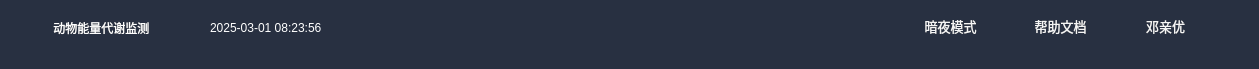
      <widget class="QWidget" name="scrollAreaWidgetContents_2">
       <property name="geometry">
        <rect>
         <x>0</x>
         <y>0</y>
         <width>1259</width>
         <height>69</height>
        </rect>
       </property>
       <property name="styleSheet">
        <string notr="true">background:rgb(40, 48,65);</string>
       </property>
       <widget class="QLabel" name="label">
        <property name="geometry">
         <rect>
          <x>10</x>
          <y>0</y>
          <width>51</width>
          <height>51</height>
         </rect>
        </property>
        <property name="styleSheet">
         <string notr="true"/>
        </property>
        <property name="text">
         <string/>
        </property>
        <property name="pixmap">
         <pixmap resource="resource/mainPage.qrc">:/images/mouse.png</pixmap>
        </property>
        <property name="scaledContents">
         <bool>true</bool>
        </property>
       </widget>
       <widget class="QLabel" name="label_2">
        <property name="geometry">
         <rect>
          <x>50</x>
          <y>20</y>
          <width>161</width>
          <height>16</height>
         </rect>
        </property>
        <property name="styleSheet">
         <string notr="true">color:white;</string>
        </property>
        <property name="text">
         <string> 动物能量代谢监测</string>
        </property>
       </widget>
       <widget class="QPushButton" name="pushButton_2">
        <property name="geometry">
         <rect>
          <x>1120</x>
          <y>0</y>
          <width>91</width>
          <height>51</height>
         </rect>
        </property>
        <property name="sizePolicy">
         <sizepolicy hsizetype="Minimum" vsizetype="Maximum">
          <horstretch>20</horstretch>
          <verstretch>21</verstretch>
         </sizepolicy>
        </property>
        <property name="font">
         <font>
          <pointsize>-1</pointsize>
          <bold>false</bold>
         </font>
        </property>
        <property name="styleSheet">
         <string notr="true">QPushButton{
	color:rgb(245, 245, 245);
	padding:7px;
	background:rgb(40, 48,65);
border：none;
font-size:13px;
}</string>
        </property>
        <property name="text">
         <string>邓亲优</string>
        </property>
        <property name="icon">
         <iconset resource="resource/mainPage.qrc">
          <normaloff>:/icon/me_white.svg</normaloff>:/icon/me_white.svg</iconset>
        </property>
        <property name="iconSize">
         <size>
          <width>24</width>
          <height>24</height>
         </size>
        </property>
        <property name="autoDefault">
         <bool>false</bool>
        </property>
        <property name="default">
         <bool>false</bool>
        </property>
        <property name="flat">
         <bool>true</bool>
        </property>
       </widget>
       <widget class="QPushButton" name="pushButton_3">
        <property name="geometry">
         <rect>
          <x>1010</x>
          <y>0</y>
          <width>101</width>
          <height>51</height>
         </rect>
        </property>
        <property name="sizePolicy">
         <sizepolicy hsizetype="Minimum" vsizetype="Maximum">
          <horstretch>20</horstretch>
          <verstretch>21</verstretch>
         </sizepolicy>
        </property>
        <property name="font">
         <font>
          <pointsize>-1</pointsize>
          <bold>false</bold>
         </font>
        </property>
        <property name="styleSheet">
         <string notr="true">QPushButton{
	color:rgb(245, 245, 245);
	padding:7px;
	background:rgb(40, 48,65);
border：none;
font-size:13px;
}</string>
        </property>
        <property name="text">
         <string>帮助文档</string>
        </property>
        <property name="icon">
         <iconset resource="resource/mainPage.qrc">
          <normaloff>:/icon/help_white.svg</normaloff>:/icon/help_white.svg</iconset>
        </property>
        <property name="iconSize">
         <size>
          <width>24</width>
          <height>24</height>
         </size>
        </property>
        <property name="autoDefault">
         <bool>false</bool>
        </property>
        <property name="default">
         <bool>false</bool>
        </property>
        <property name="flat">
         <bool>true</bool>
        </property>
       </widget>
       <widget class="QPushButton" name="pushButton_4">
        <property name="geometry">
         <rect>
          <x>900</x>
          <y>0</y>
          <width>101</width>
          <height>51</height>
         </rect>
        </property>
        <property name="sizePolicy">
         <sizepolicy hsizetype="Minimum" vsizetype="Maximum">
          <horstretch>20</horstretch>
          <verstretch>21</verstretch>
         </sizepolicy>
        </property>
        <property name="font">
         <font>
          <pointsize>-1</pointsize>
          <bold>false</bold>
         </font>
        </property>
        <property name="styleSheet">
         <string notr="true">QPushButton{
	color:rgb(245, 245, 245);
	padding:7px;
	background:rgb(40, 48,65);
border：none;
font-size:13px;
}</string>
        </property>
        <property name="text">
         <string>暗夜模式</string>
        </property>
        <property name="icon">
         <iconset resource="resource/mainPage.qrc">
          <normaloff>:/icon/dark_mode_white.svg</normaloff>:/icon/dark_mode_white.svg</iconset>
        </property>
        <property name="iconSize">
         <size>
          <width>24</width>
          <height>24</height>
         </size>
        </property>
        <property name="autoDefault">
         <bool>false</bool>
        </property>
        <property name="default">
         <bool>false</bool>
        </property>
        <property name="flat">
         <bool>true</bool>
        </property>
       </widget>
       <widget class="QLabel" name="label_14">
        <property name="geometry">
         <rect>
          <x>210</x>
          <y>20</y>
          <width>161</width>
          <height>16</height>
         </rect>
        </property>
        <property name="styleSheet">
         <string notr="true">color:white;</string>
        </property>
        <property name="text">
         <string>2025-03-01 08:23:56</string>
        </property>
       </widget>
      </widget>
